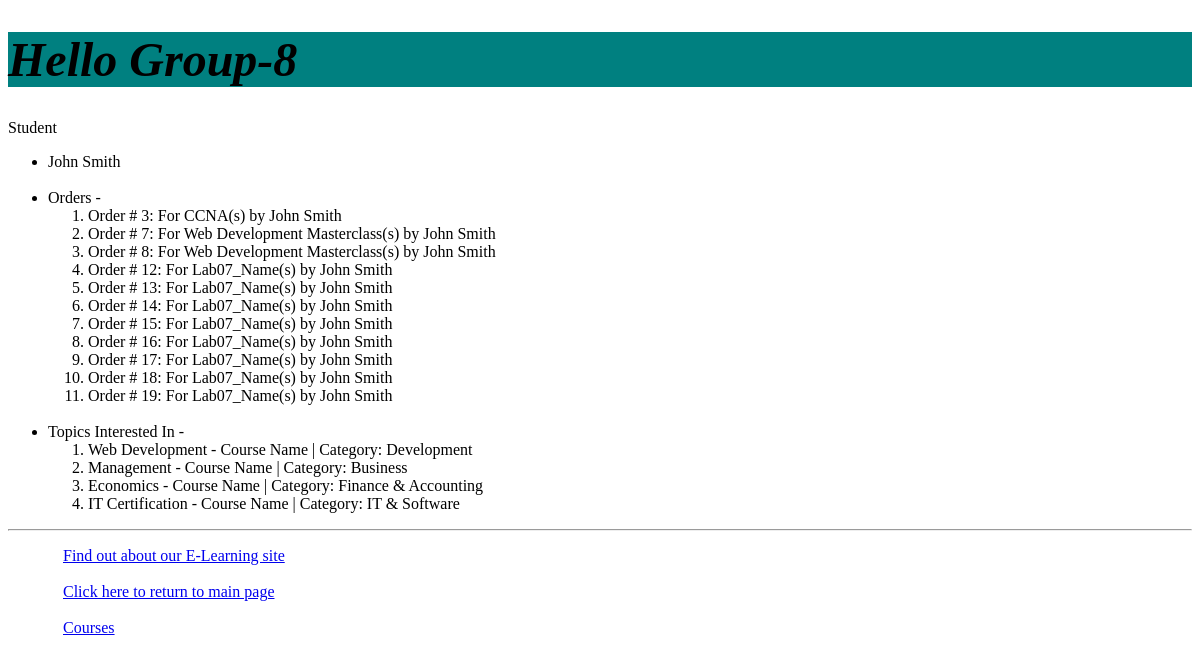
The app's page /myapp/myaccount/ (signed in) with its own data.
### myapp/models.py (models this page shows, shortened)
class Order(models.Model):
    VALID_CHOICES = [
        (0, 'Cancelled'),
        (1, 'Confirmed')
    ]
    course = models.ForeignKey(Course, on_delete=models.CASCADE)
    student = models.ForeignKey(Student, on_delete=models.CASCADE)
    levels = models.PositiveIntegerField(default=1)
    order_status = models.IntegerField(choices=VALID_CHOICES, default=1)
    order_date = models.DateField(default=timezone.now)
    def __str__(self):
        return 'Order # ' + str(self.id) + ': For ' + str(self.course.name) + '(s) by ' + str(self.student)

class Course(models.Model):
    topic = models.ForeignKey(Topic, related_name='courses', on_delete=models.CASCADE)
    name = models.CharField(max_length=200)
    price = models.DecimalField(max_digits=10, decimal_places=2)
    for_everyone = models.BooleanField(default=True)
    description = models.TextField(max_length=300, null=True, blank=True)
    interested = models.PositiveIntegerField(default=0)
    stages = models.PositiveIntegerField(default=3)

class Topic(models.Model):
    name = models.CharField(max_length=200)
    category = models.CharField(max_length=20, null=False, blank=False, default='Development')
    def __str__(self):
        return  self.name + ' - Course Name | Category: ' + self.category

### myapp/views.py (the view)
# urls.py: path(r'myaccount/', views.myaccount),
def myaccount(request):
    current_user = request.user
    if current_user.is_superuser == False:
        user_is_student=True
        msg ='Student'
        if current_user.id == None:
            print('None here')
            return redirect('../../myapp/login')
        else:
            student = Student.objects.filter(id=current_user.id).get()
            orders = Order.objects.filter(student__id = current_user.id).all()
            interested_in_topics = Topic.objects.filter(student__id=current_user.id).all()
    else:
        msg = 'You are not a registered student!'
        student=[]
        orders=[]
        interested_in_topics=[]
        user_is_student = False
    return render(request, 'myapp/myaccount.html', {
        'user': student,
        'orders': orders,
        'interested_in_topics': interested_in_topics,
        'msg': msg,
        'user_is_student': user_is_student
    })

### myapp/models.py (called while the page is built)
    def __str__(self):
        return self.first_name + ' ' + self.last_name #+ ' ,School ' + self.school + ', City ' + self.city

### myapp/templates/myapp/myaccount.html
{% extends 'myapp/base.html' %}
{% block body_block %}
<p>
    {{ msg }}
</p>
    {% if user_is_student == True %}
    <ul>
        <li>
            {{ user.first_name }} {{ user.last_name }}
        </li>
    <br>
        <li>
            Orders -
            <ol>
                {% for item in orders %}
                <li>
                    {{ item }}
                </li>
                {% endfor %}
            </ol>
        </li>
<br>
        <li>
            Topics Interested In -
            <ol>
                {% for item in interested_in_topics %}
                <li>
                    {{ item }}
                </li>
                {% endfor %}
            </ol>
        </li>
    </ul>
    {% endif %}
{% endblock %}

### records on screen
Order: id+course+student "Order # 3: For CCNA(s) by John Smith"
Order: id+course+student "Order # 7: For Web Development Masterclass(s) by John Smith"
Order: id+course+student "Order # 8: For Web Development Masterclass(s) by John Smith"
Order: id+course+student "Order # 12: For Lab07_Name(s) by John Smith"
Order: id+course+student "Order # 13: For Lab07_Name(s) by John Smith"
Order: id+course+student "Order # 14: For Lab07_Name(s) by John Smith"
Order: id+course+student "Order # 15: For Lab07_Name(s) by John Smith"
Order: id+course+student "Order # 16: For Lab07_Name(s) by John Smith"
Order: id+course+student "Order # 17: For Lab07_Name(s) by John Smith"
Order: id+course+student "Order # 18: For Lab07_Name(s) by John Smith"
Order: id+course+student "Order # 19: For Lab07_Name(s) by John Smith"
Topic: name+category "Web Development - Course Name | Category: Development"
Topic: name+category "Management - Course Name | Category: Business"
Topic: name+category "Economics - Course Name | Category: Finance & Accounting"
Topic: name+category "IT Certification - Course Name | Category: IT & Software"

### other values on screen
{{ msg }} "Student"
{{ user.first_name }} "John"
{{ user.last_name }} "Smith"
